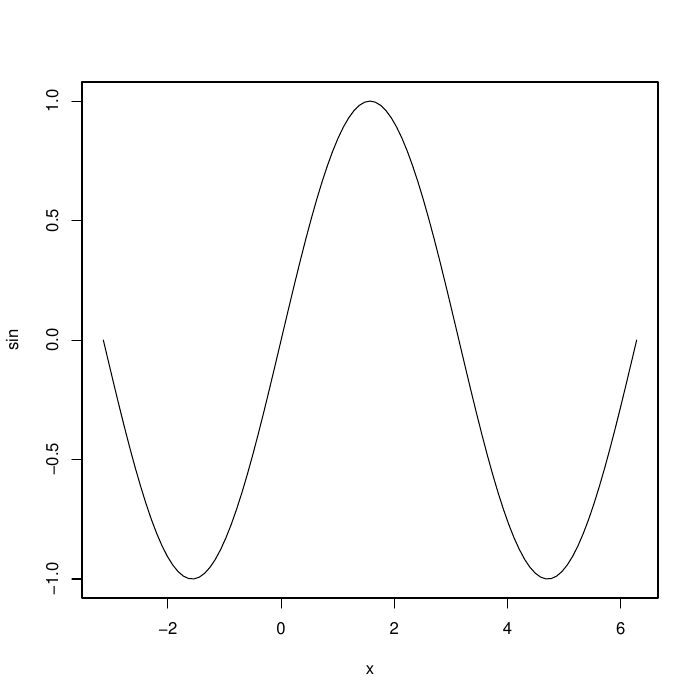

Write R code to recreate this figure.
#Load the data sets of scenario one

# store the current directory
#initial.dir<-getwd()
#str(initial.dir)


#Call pdf device driver and plot sinus(x)
pdf("example2.pdf")
plot(sin, -pi, 2*pi)
q()
